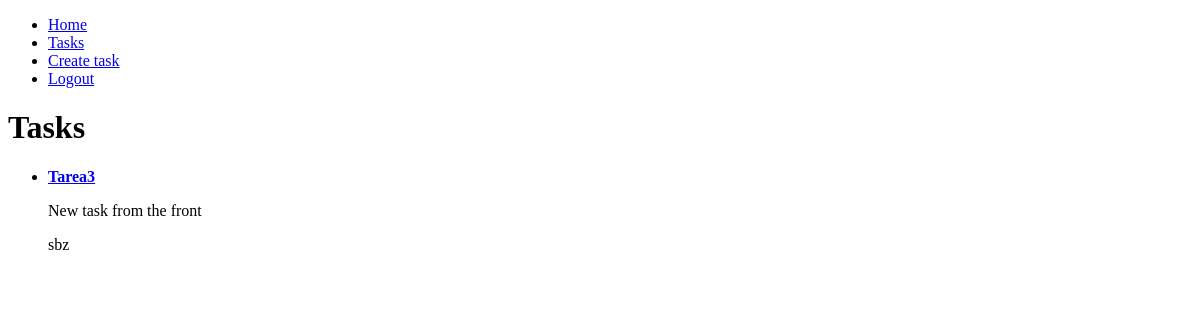
The page /tasks/ (signed in) on the database as committed earlier.
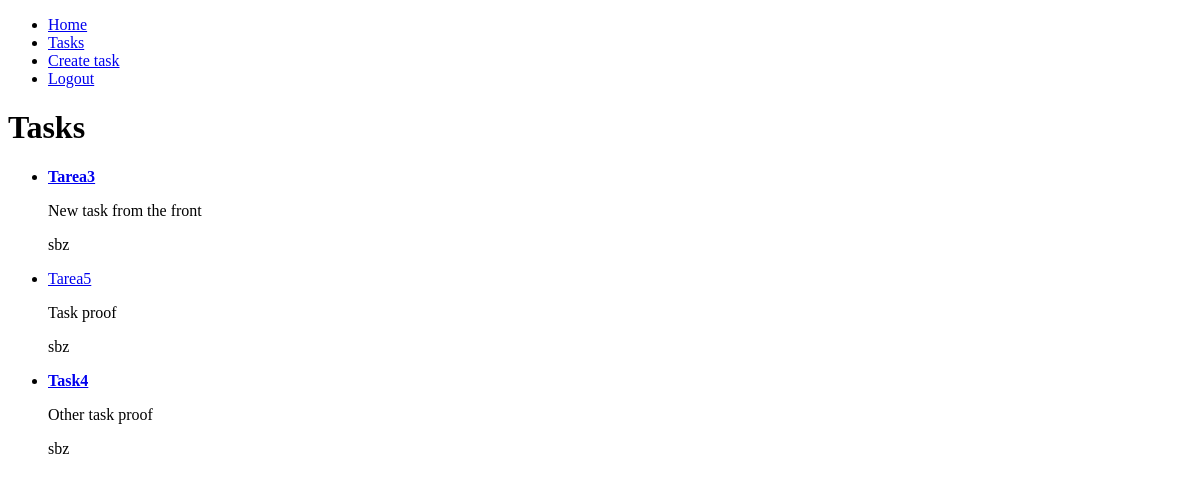
The same page on the database as committed later.
### tasks/models.py (models this page shows, shortened)
class Task(models.Model):
    title = models.CharField(max_length=200)
    description = models.TextField(blank=True)
    created = models.DateTimeField(auto_now_add=True) # auto_now_add=True: When the object is created, the date is saved by default
    date_completed = models.DateTimeField(null=True, blank=True)
    important = models.BooleanField(default=False)
    user = models.ForeignKey(User, on_delete=models.CASCADE)

### tasks/views.py (the view)
# urls.py: path('', include('tasks.urls')),
def tasks(request):
    tasks = Task.objects.filter(user_id=request.user.id, date_completed__isnull=True)
    return render(request, 'tasks.html', {
        'tasks': tasks
    })

### tasks/templates/tasks.html
{% extends 'base.html' %}
{% block content %}
<h1>Tasks</h1>
<ul>
    {% for task in tasks %}
        <li>
            <a href="{% url 'task_detail' task.id %}">
                {% if task.important %}
                <strong>{{ task.title }}</strong>
                {% else %}
                {{ task.title }}
                {% endif %}
            </a>
            <p>{{ task.description }}</p>
            <p>{{ task.user.username }}</p>
        </li>
    {% endfor %}
</ul>
{% endblock %}

Rows that differ between the two databases and show on the page:
added Task: title "Tarea5", description "Task proof", user.username "sbz"
added Task: title "Task4", description "Other task proof", user.username "sbz"
